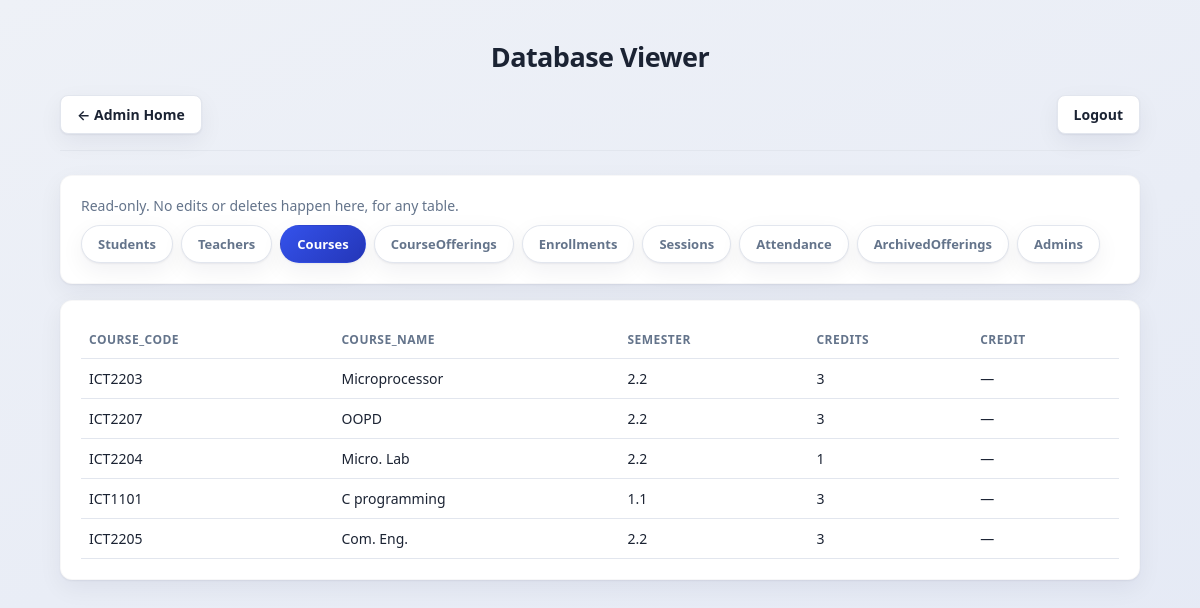
The app's page /admin/db/Courses (signed in) with its own data.
### tables this page shows
CREATE TABLE Courses(

course_code TEXT PRIMARY KEY,

course_name TEXT,

semester INTEGER

, credits INTEGER NOT NULL DEFAULT 0, credit REAL);

### admin.py (the view)
@admin_bp.route("/db/<table>")
@login_required(role="admin")
def db_view(table):
    if table not in VIEWABLE_TABLES:
        return redirect(url_for("admin.db_index"))
    conn = get_connection()
    cur = conn.cursor()
    cur.execute(f"SELECT * FROM {table}")
    rows = cur.fetchall()
    columns = rows[0].keys() if rows else [d[1] for d in cur.execute(f"PRAGMA table_info({table})").fetchall()]
    conn.close()
    return render_template(
        "admin_db_viewer.html", tables=VIEWABLE_TABLES, table=table, columns=columns, rows=rows
    )

### database.py (called while the page is built, shortened)
def _ensure_schema(conn):
    global _SCHEMA_CHECKED
    if _SCHEMA_CHECKED:
        return

def get_connection():
    conn = sqlite3.connect(DATABASE)
    conn.row_factory = sqlite3.Row
    _ensure_schema(conn)
    return conn

### ui.py (called while the page is built)
def login_required(role=None):
    def decorator(view):
        @wraps(view)
        def wrapped(*args, **kwargs):
            user_role = session.get("role")
            if not user_role:
                return redirect(url_for("ui.login"))
            if role and user_role != role:
                return redirect(url_for("ui.teacher_dashboard" if user_role == "teacher" else "ui.student_dashboard"))
            return view(*args, **kwargs)
        return wrapped
    return decorator

### templates/admin_db_viewer.html (shortened to what this page needs)
<!doctype html>
<html lang="en">
<head>
  <link rel="stylesheet" href="{{ url_for('static', filename='styles.css') }}" />
</head>
<body>
  <div class="container">
    <h1 class="page-title">Database Viewer</h1>
    <div class="top">
      <a class="logout-btn" href="{{ url_for('admin.dashboard') }}">← Admin Home</a>
      <a class="logout-btn" href="{{ url_for('ui.logout') }}">Logout</a>
    </div>
    <div class="card" style="margin-bottom:16px;">
      <p class="hint" style="margin:0 0 10px;">Read-only. No edits or deletes happen here, for any table.</p>
      <div style="display:flex; flex-wrap:wrap; gap:8px;">
        {% for t in tables %}
        <a class="tab-link {% if t == table %}active{% endif %}" href="{{ url_for('admin.db_view', table=t) }}">{{ t }}</a>
        {% endfor %}
      </div>
    </div>
    {% if table %}
    <div class="card" style="overflow-x:auto;">
      {% if rows %}
      <table>
        <thead>
          <tr>{% for col in columns %}<th>{{ col }}</th>{% endfor %}</tr>
        </thead>
        <tbody>
          {% for row in rows %}
          <tr>
            {% for col in columns %}<td>{{ row[col] if row[col] is not none else '—' }}</td>{% endfor %}
          </tr>
          {% endfor %}
        </tbody>
      </table>
      {% else %}
      <p class="empty-note">{{ table }} is empty.</p>
      {% endif %}
    </div>
    {% else %}
    <div class="card">
      <p class="empty-note">Pick a table above to view its rows.</p>
    </div>
    {% endif %}
  </div>
</body>
</html>

### static/styles.css (style rules this page uses)
:root { --bg: #eef1f7; --bg-gradient: linear-gradient(160deg, #eef1f7 0%, #e4e9f5 100%); --card: #ffffff; --text: #1b2333; --muted: #64748b; --line: #e2e6ee; --primary: #3452eb; --primary-dark: #2436b8; --primary-soft: #eef0fe; --danger: #dc2626; --danger-soft: #fdecec; --good: #15803d; --good-soft: #e3f6e9; --good-strong: #0f9d58; --warn: #4d7c0f; --warn-soft: #eef8e0; --radius: 12px; --shadow: 0 1px 2px rgba(20, 25, 45, 0.06), 0 8px 24px rgba(20, 25, 45, 0.06); }
body { margin: 0; font-family: "Segoe UI", "Inter", system-ui, -apple-system, Arial, sans-serif; background: var(--bg-gradient); color: var(--text); min-height: 100vh; box-sizing: border-box; }
.container { max-width: 1080px; margin: 0 auto; padding: 32px 20px 60px; }
.top { display: flex; justify-content: space-between; align-items: center; margin-bottom: 24px; padding-bottom: 16px; border-bottom: 1px solid var(--line); }
.page-title { text-align: center; font-size: 27px; font-weight: 800; letter-spacing: -0.02em; margin: 6px 0 20px; color: var(--text); }
.logout-btn { display: inline-flex; align-items: center; gap: 6px; padding: 9px 16px; border-radius: 8px; background: var(--card); border: 1px solid var(--line); color: var(--text); font-size: 14px; font-weight: 600; box-shadow: var(--shadow); transition: all 0.15s ease; }
.card { background: var(--card); border-radius: var(--radius); padding: 20px; box-shadow: var(--shadow); border: 1px solid rgba(20, 25, 45, 0.03); }
.card + .card { margin-top: 16px; }
a { color: var(--primary); text-decoration: none; }
.hint { color: var(--muted); font-size: 14px; }
table { width: 100%; border-collapse: collapse; background: var(--card); font-size: 14px; }
th, td { border-bottom: 1px solid var(--line); padding: 10px 8px; text-align: left; }
th { background: transparent; color: var(--muted); font-size: 12px; text-transform: uppercase; letter-spacing: 0.04em; font-weight: 700; }
.tab-link { padding: 9px 16px; border-radius: 999px; font-size: 13px; font-weight: 600; background: var(--card); border: 1px solid var(--line); color: var(--muted); box-shadow: var(--shadow); }
.tab-link.active { background: linear-gradient(135deg, var(--primary), var(--primary-dark)); color: #fff; border-color: transparent; }

### records on screen
Courses: course_code "ICT2203" "Microprocessor" "2.2" "3" "—"
Courses: course_code "ICT2207" "OOPD" "2.2" "3" "—"
Courses: course_code "ICT2204" "Micro. Lab" "2.2" "1" "—"
Courses: course_code "ICT1101" "C programming" "1.1" "3" "—"
Courses: course_code "ICT2205" "Com. Eng." "2.2" "3" "—"

### other values on screen
{{ t }} "Students" "Teachers" "Courses" "CourseOfferings" "Enrollments" "Sessions" "Attendance" "ArchivedOfferings" "Admins"
{{ col }} "COURSE_CODE" "COURSE_NAME" "SEMESTER" "CREDITS" "CREDIT"
